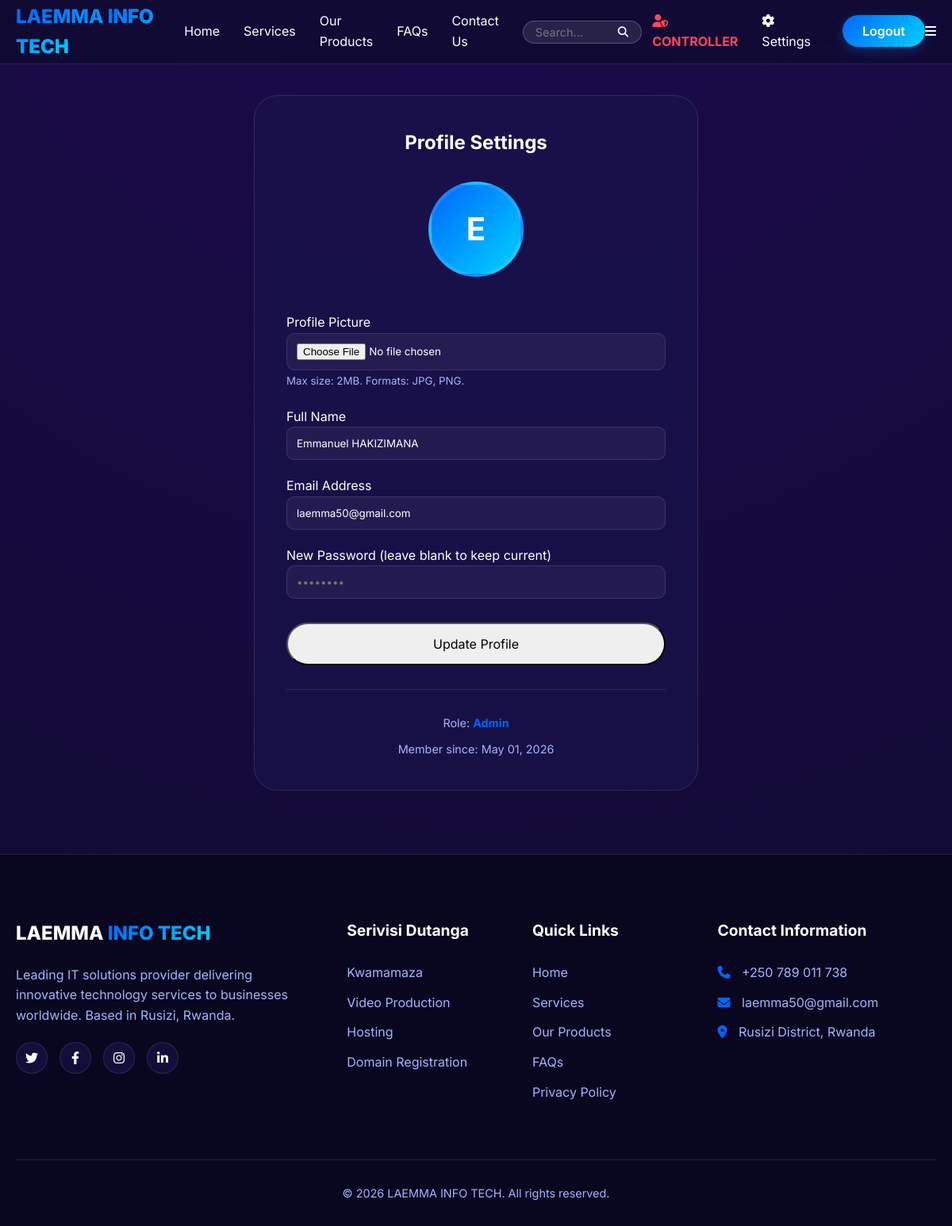
/settings.php (signed in), run on the app's committed database.
### tables this page shows
CREATE TABLE IF NOT EXISTS users (
    id INT AUTO_INCREMENT PRIMARY KEY,
    name VARCHAR(255) NOT NULL,
    email VARCHAR(255) UNIQUE NOT NULL,
    password VARCHAR(255) NOT NULL,
    profile_pic VARCHAR(255) DEFAULT 'default.png',
    role ENUM('student', 'admin', 'user') DEFAULT 'user',
    created_at TIMESTAMP DEFAULT CURRENT_TIMESTAMP
);

### settings.php (the view, shortened to what this page needs)
<?php
include 'includes/db.php';
$user_id = $_SESSION['user_id'];
$stmt = $pdo->prepare("SELECT * FROM users WHERE id = ?");
$stmt->execute([$user_id]);
$user = $stmt->fetch();
?>
<?php include 'includes/header.php'; ?>
<main style="padding-top: 120px; padding-bottom: 80px;">
    <div class="container" style="max-width: 600px;">
        <div style="background: var(--glass); border: 1px solid var(--glass-border); padding: 40px; border-radius: 30px; backdrop-filter: blur(15px);">
            <h2 style="text-align: center; margin-bottom: 30px;">Profile <span>Settings</span></h2>
            <div style="text-align: center; margin-bottom: 30px;">
                <?php if (!empty($user['profile_picture'])): ?>
                    <img src="<?php echo htmlspecialchars($user['profile_picture']); ?>" alt="Profile Picture" style="width: 120px; height: 120px; border-radius: 50%; object-fit: cover; border: 4px solid var(--primary); margin-bottom: 15px;">
                <?php else: ?>
                    <div style="width: 120px; height: 120px; border-radius: 50%; background: var(--gradient); display: inline-flex; align-items: center; justify-content: center; font-size: 40px; font-weight: bold; color: white; margin-bottom: 15px; border: 4px solid rgba(255,255,255,0.1);">
                        <?php echo strtoupper(substr($user['name'], 0, 1)); ?>
                    </div>
                <?php endif; ?>
            </div>
            <form method="POST" enctype="multipart/form-data">
                <div class="form-group" style="margin-bottom: 20px;">
                    <label>Profile Picture</label>
                    <input type="file" name="profile_picture" accept="image/png, image/jpeg" style="width: 100%; padding: 12px; background: rgba(255,255,255,0.05); border: 1px solid var(--glass-border); border-radius: 10px; color: white;">
                    <small style="color: var(--text-muted);">Max size: 2MB. Formats: JPG, PNG.</small>
                </div>
                <div class="form-group" style="margin-bottom: 20px;">
                    <label>Full Name</label>
                    <input type="text" name="name" required value="<?php echo htmlspecialchars($user['name']); ?>" style="width: 100%; padding: 12px; background: rgba(255,255,255,0.05); border: 1px solid var(--glass-border); border-radius: 10px; color: white;">
                </div>
                <div class="form-group" style="margin-bottom: 20px;">
                    <label>Email Address</label>
                    <input type="email" name="email" required value="<?php echo htmlspecialchars($user['email']); ?>" style="width: 100%; padding: 12px; background: rgba(255,255,255,0.05); border: 1px solid var(--glass-border); border-radius: 10px; color: white;">
                </div>
                <div class="form-group" style="margin-bottom: 30px;">
                    <label>New Password (leave blank to keep current)</label>
                    <input type="password" name="new_password" placeholder="••••••••" style="width: 100%; padding: 12px; background: rgba(255,255,255,0.05); border: 1px solid var(--glass-border); border-radius: 10px; color: white;">
                </div>
                <button type="submit" class="btn-submit" style="width: 100%; padding: 15px; border-radius: 50px; font-size: 1rem;">
                    Update Profile
                </button>
            </form>
            <hr style="border: 0; border-top: 1px solid var(--glass-border); margin: 30px 0;">
            <div style="text-align: center;">
                <p style="color: var(--text-muted); font-size: 0.9rem; margin-bottom: 10px;">Role: <span style="color: var(--primary); text-transform: capitalize; font-weight: bold;"><?php echo $user['role']; ?></span></p>
                <p style="color: var(--text-muted); font-size: 0.9rem;">Member since: <?php echo date('M d, Y', strtotime($user['created_at'])); ?></p>
            </div>
        </div>
    </div>
</main>
<?php include 'includes/footer.php'; ?>

### assets/css/style.css (style rules this page uses)
:root { --primary: #0066FF; --secondary: #00D2FF; --accent-purple: #7000FF; --background: #0F0B30; --surface: #1A154D; --text-main: #FFFFFF; --text-muted: #A5B4FC; --border: rgba(255, 255, 255, 0.1); --glass: rgba(26, 21, 77, 0.6); --glass-border: rgba(255, 255, 255, 0.1); --shadow: 0 20px 40px rgba(0, 0, 0, 0.4); --gradient: linear-gradient(135deg, var(--primary), var(--secondary)); --purple-gradient: linear-gradient(135deg, var(--accent-purple), var(--primary)); --card-gradient: linear-gradient(135deg, rgba(26, 21, 77, 0.8) 0%, rgba(15, 11, 48, 0.9) 100%); }
* { margin: 0; padding: 0; box-sizing: border-box; font-family: 'Inter', system-ui, -apple-system, sans-serif; }
body { background-color: var(--background); color: var(--text-main); line-height: 1.6; overflow-x: hidden; background-image: radial-gradient(circle at 50% -20%, rgba(112, 0, 255, 0.15), transparent); }
.container { max-width: 1200px; margin: 0 auto; padding: 0 20px; }

### data on the page
users: name "E", name "Emmanuel HAKIZIMANA", email "laemma50@gmail.com", role "Admin", created_at "May 01, 2026"
